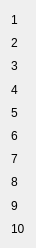
  <widget class="QWidget" name="verticalLayoutWidget">
   <property name="geometry">
    <rect>
     <x>480</x>
     <y>170</y>
     <width>21</width>
     <height>248</height>
    </rect>
   </property>
   <layout class="QVBoxLayout" name="verticalLayout">
    <item>
     <widget class="QLabel" name="label_14">
      <property name="text">
       <string>1</string>
      </property>
     </widget>
    </item>
    <item>
     <widget class="QLabel" name="label_9">
      <property name="text">
       <string>2</string>
      </property>
     </widget>
    </item>
    <item>
     <widget class="QLabel" name="label_15">
      <property name="text">
       <string>3</string>
      </property>
     </widget>
    </item>
    <item>
     <widget class="QLabel" name="label_8">
      <property name="text">
       <string>4</string>
      </property>
     </widget>
    </item>
    <item>
     <widget class="QLabel" name="label_13">
      <property name="text">
       <string>5</string>
      </property>
     </widget>
    </item>
    <item>
     <widget class="QLabel" name="label_16">
      <property name="text">
       <string>6</string>
      </property>
     </widget>
    </item>
    <item>
     <widget class="QLabel" name="label_12">
      <property name="text">
       <string>7</string>
      </property>
     </widget>
    </item>
    <item>
     <widget class="QLabel" name="label_7">
      <property name="text">
       <string>8</string>
      </property>
     </widget>
    </item>
    <item>
     <widget class="QLabel" name="label_10">
      <property name="text">
       <string>9</string>
      </property>
     </widget>
    </item>
    <item>
     <widget class="QLabel" name="label_11">
      <property name="text">
       <string>10</string>
      </property>
     </widget>
    </item>
   </layout>
  </widget>
